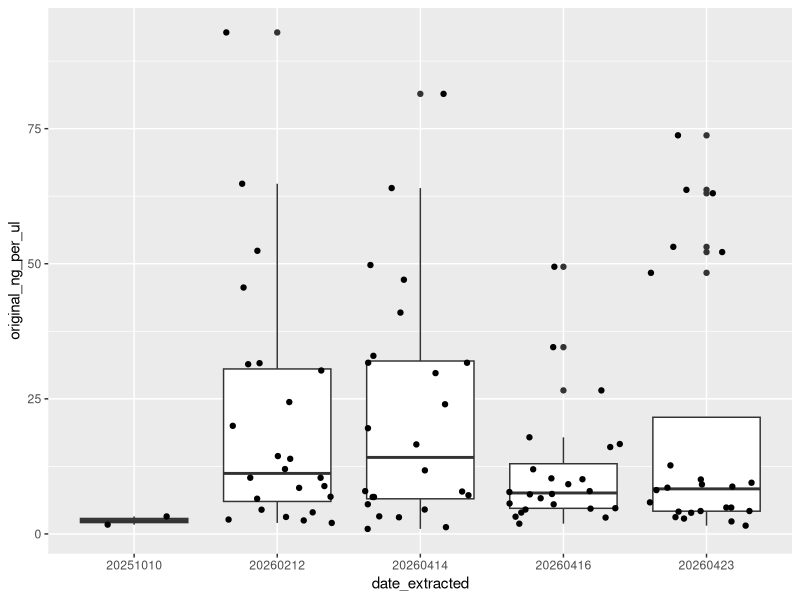
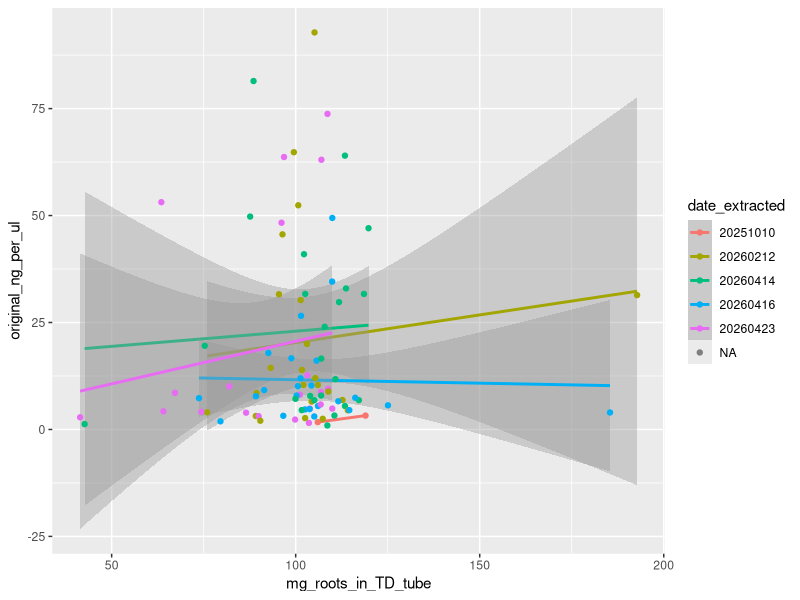
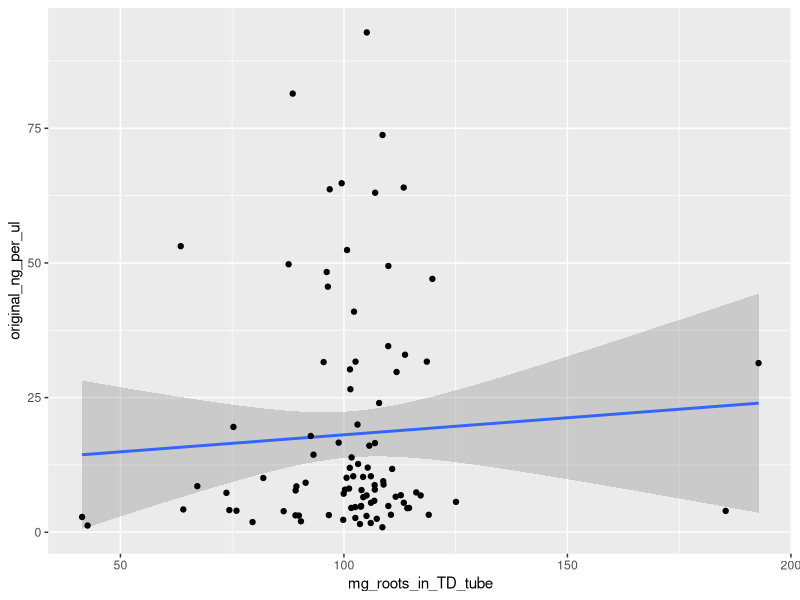
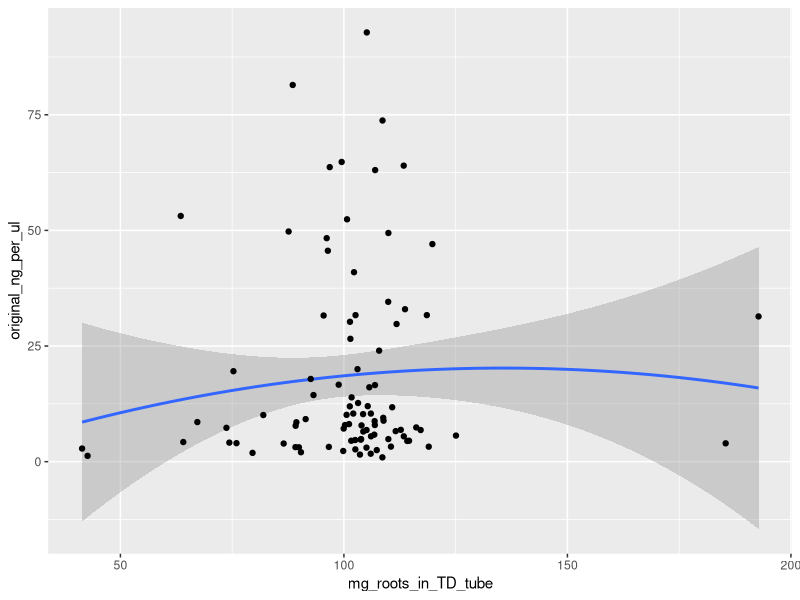
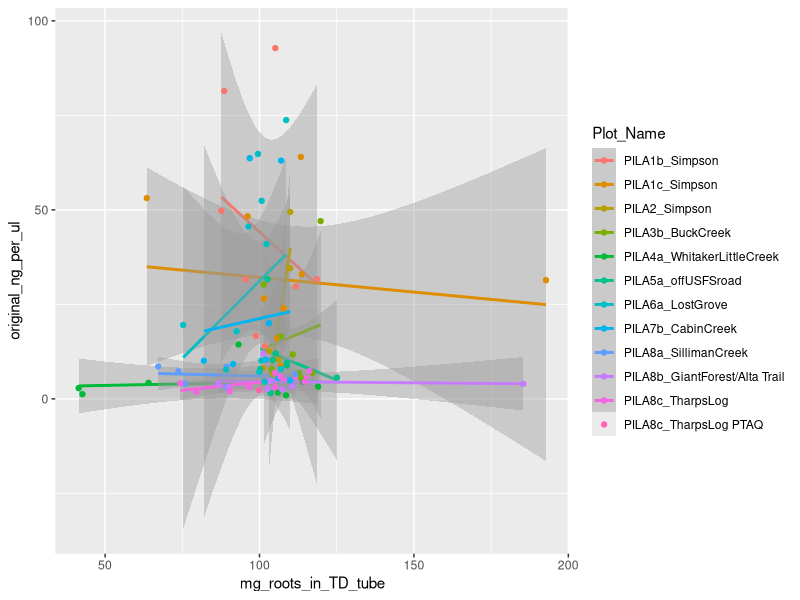
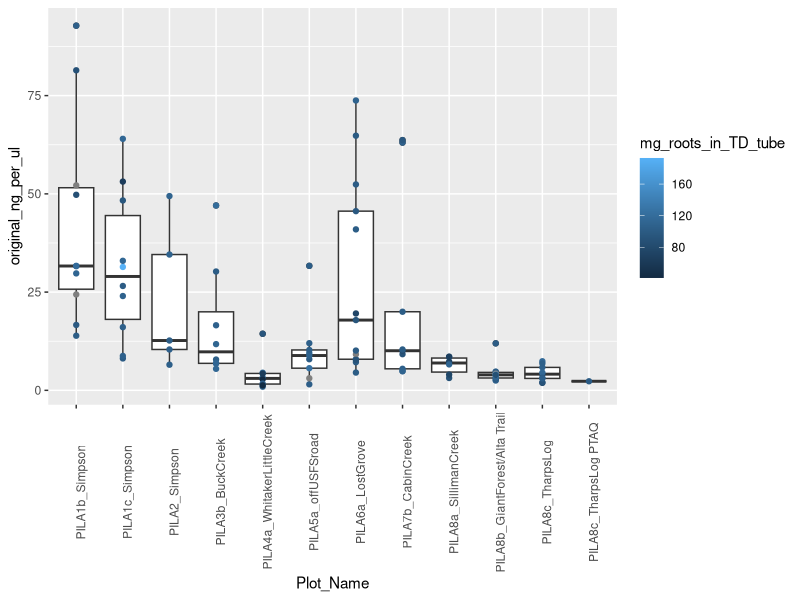
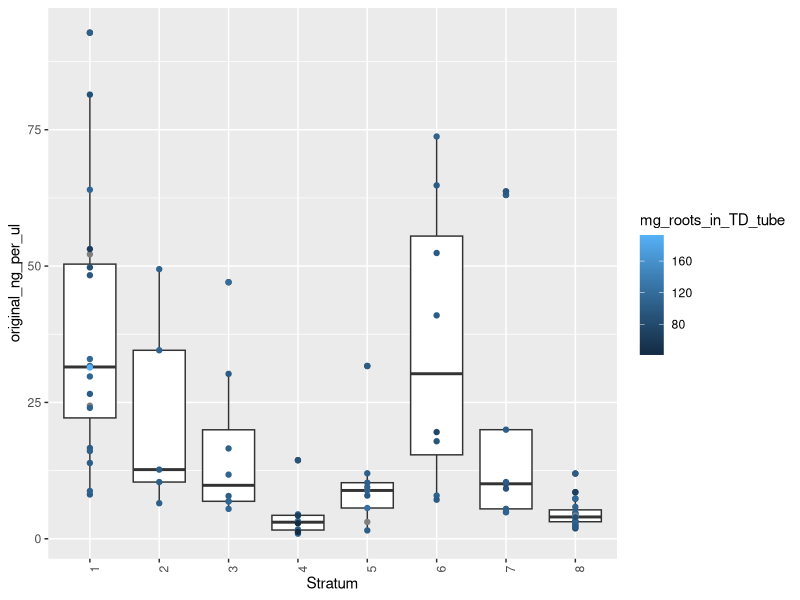
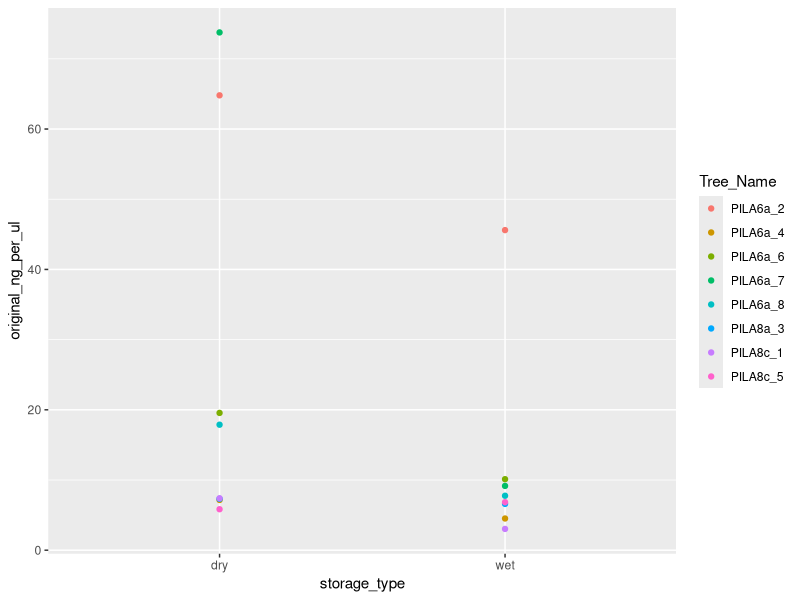

Source code (R) for these figures, in order:
## ---- chunk 1
knitr::opts_chunk$set(echo = TRUE)
## ---- chunk 2
library(tidyverse)
## ---- chunk 3
q_data = read_csv("../Qubit Results - raw_sample_results.csv") # read in qubit data
# 1 row = 1 measurement. Some extractions measured multiple times, where first measurement read out of range (OOR)

head(q_data)
## ---- chunk 4
# make a dataframe with only OOR measurements
oor_strings = c("High", "Low")
oor_qs = q_data %>%
  filter((ng_per_ul %in% oor_strings | ng_per_ml %in% oor_strings)) %>%
  mutate(
    ng_per_ul = case_when(
      is.na(ng_per_ul) ~ ng_per_ml,
      !is.na(ng_per_ul) ~ ng_per_ul
                               ) # put all in ng_per_ul column
         ) 

head(oor_qs)
# ok looking at this, the only oor-low from extraction batch 1 (12 feb 2026) was a 1:1 dilution of #14; looks like this qubit was messed up, and when it was re-done, the 1:1 dilution of #14 was readable.

failed_extractions = oor_qs %>%
  filter(date_extracted > 20260212) %>% #ignore results from first extraction; see note above
  filter(ng_per_ul == "Low") %>%
  group_by(date_extracted) # sort by batch so I can go find notes on them 

View(failed_extractions) # these are only the ones that I re-did from evan's qubit and then they were oor high

# oor highs have largely been diluted and had their concentration back extrapolated. a few haven't yet as of 22 april 2026; need the rest of the dilution calcs to figure out. those pasted below, this cont. below that. 
## ---- chunk 5
qs_w_calcs = read_csv("../dilutions/Results/DNA_dilutions_all_striptubes.csv")
## ---- chunk 6
library(ggplot2)

concs4graph = qs_w_calcs %>% mutate(date_extracted = as.character(date_extracted))
ggplot(concs4graph, aes(x = date_extracted, y = original_ng_per_ul)) +
  geom_boxplot() + geom_jitter()
## ---- chunk 7
to_dilute = oor_qs %>%
  filter(ng_per_ul == "High") %>%
  filter(!extraction_id %in% qs_w_calcs$extraction_id)
head(to_dilute) # just 8, 9, 16 also need to get re-done. these are all from 14 april 2026 (extraction run 2) so will add 3 reasonably high points to the graph above

# so as far as we know, 0 extractions have actually failed
## ---- chunk 8
# let's check on low values and see if these have any commonalities in the notes?
lowConcs = qs_w_calcs %>%
  filter(original_ng_per_ul < 2)

head(select(lowConcs, c(extraction_id, date_extracted, original_ng_per_ul)))
# no handwritten notes about the extraction of #34. #56 had notably little input tissue and was clearer/less dirty looking than others throughout extraction

# no handwritten notes about extraction of #79

# More supernatant pulled off of 39 between CD1 and CD2 than 36, which was extracted similtaneously. ~300ul pulled off of 39 vs ~250 off of 36. 36 evidently was a more sucessful extraction
## ---- chunk 9
e_md = read.csv("../extraction_metadata/Results/extraction_metadata_w_dilutions.csv")
## ---- chunk 10
# compare root mass input to extraction with yield
concs4graph = e_md %>% mutate(date_extracted = as.character(date_extracted)) %>%
  mutate(mg_roots_in_TD_tube = as.numeric(mg_roots_in_TD_tube))

ggplot(concs4graph, aes(x = mg_roots_in_TD_tube, y = original_ng_per_ul, color = date_extracted)) +
  geom_smooth(method = "lm") +
  geom_point()

ggplot(concs4graph, aes(x = mg_roots_in_TD_tube, y = original_ng_per_ul)) +
  geom_smooth(method = "lm") +
  geom_point()

ggplot(concs4graph, aes(x = mg_roots_in_TD_tube, y = original_ng_per_ul)) +
  geom_smooth(method = "lm", formula = 'y ~ x + I(x^2)') +
  geom_point()
## ---- chunk 11
# compare root mass input to extraction with yield, by plot
concs4graph = e_md %>% mutate(date_extracted = as.character(date_extracted)) %>%
  mutate(mg_roots_in_TD_tube = as.numeric(mg_roots_in_TD_tube))

ggplot(concs4graph, aes(x = mg_roots_in_TD_tube, y = original_ng_per_ul, color = Plot_Name)) +
  geom_smooth(method = "lm") +
  geom_point()

ggplot(concs4graph, aes(x = Plot_Name, y = original_ng_per_ul, color = mg_roots_in_TD_tube)) +
  geom_boxplot() +
  geom_point() + 
  theme(
    axis.text.x = element_text(angle = 90)
  )
## ---- chunk 12
ggplot((concs4graph %>% mutate(Stratum = as.character(Stratum)) %>%
          filter(storage_type == "dry")), aes(x = Stratum, y = original_ng_per_ul, color = mg_roots_in_TD_tube)) +
  geom_boxplot() +
  geom_point() + 
  theme(
    axis.text.x = element_text(angle = 90)
  )
## ---- chunk 13
wetcores = e_md %>%
  filter(storage_type == "wet")

paired_storage = e_md %>%
  filter(Tree_Name %in% wetcores$Tree_Name) %>%
  select(c(Tree_Name, storage_type, original_ng_per_ul, mg_roots_in_TD_tube))

head(paired_storage)

paired_storage_wide = paired_storage %>%
  reshape(direction = "wide",
          idvar = "Tree_Name", timevar = "storage_type")

head(paired_storage_wide) 

# PILA6a_7 was extracted today, 23 April, and had OOR high on first qubit run. removing it for now

ttest_df = paired_storage_wide %>%
  filter(Tree_Name != "PILA6a_7")

t.test(ttest_df$original_ng_per_ul.dry, ttest_df$original_ng_per_ul.wet, paired = TRUE)
# significantly less DNA yield from wet-stored cores than dry. huh. 
## ---- chunk 14
ggplot(paired_storage, aes(x = storage_type, y = original_ng_per_ul, color = Tree_Name)) +
  geom_point()
## ---- chunk 15
paired_storage = paired_storage %>%
  filter(!is.na(mg_roots_in_TD_tube)) %>% 
  mutate(normalized_yield = original_ng_per_ul/as.numeric(mg_roots_in_TD_tube))

ggplot(paired_storage, aes(x = storage_type, y = normalized_yield, color = Tree_Name)) +
  geom_point()

paired_storage_wide = paired_storage %>%
  reshape(direction = "wide",
          idvar = "Tree_Name", timevar = "storage_type")

head(paired_storage_wide) 

t.test(paired_storage_wide$normalized_yield.dry, paired_storage_wide$normalized_yield.wet, paired = TRUE)
# still significantly less DNA yield from wet-stored cores than dry 
